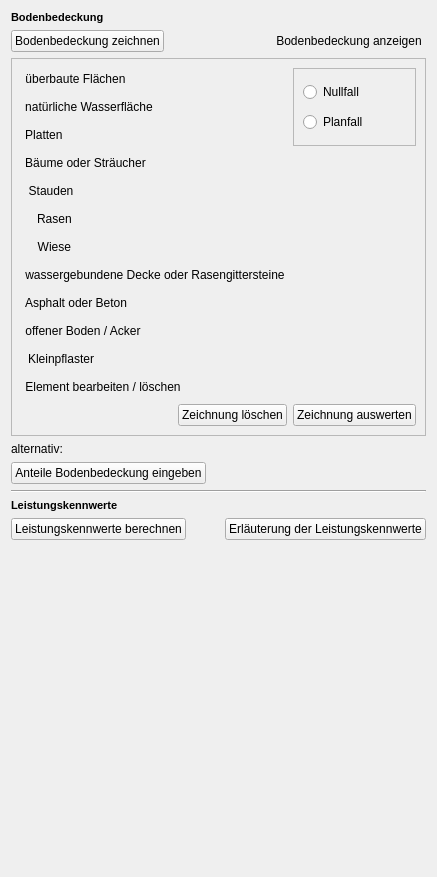
      <widget class="QWidget" name="page_2">
       <property name="geometry">
        <rect>
         <x>0</x>
         <y>0</y>
         <width>437</width>
         <height>877</height>
        </rect>
       </property>
       <attribute name="label">
        <string>Leistungsfähigkeit des Bodens</string>
       </attribute>
       <layout class="QGridLayout" name="gridLayout">
        <item row="2" column="0" colspan="2">
         <widget class="QPushButton" name="pushButton_13">
          <property name="sizePolicy">
           <sizepolicy hsizetype="Fixed" vsizetype="Fixed">
            <horstretch>0</horstretch>
            <verstretch>0</verstretch>
           </sizepolicy>
          </property>
          <property name="text">
           <string>Bodenbedeckung zeichnen</string>
          </property>
          <property name="icon">
           <iconset>
            <normaloff>../../images/iconset_mob/20190619_iconset_mob_draw_polygon_1.png</normaloff>../../images/iconset_mob/20190619_iconset_mob_draw_polygon_1.png</iconset>
          </property>
          <property name="iconSize">
           <size>
            <width>16</width>
            <height>16</height>
           </size>
          </property>
          <property name="checkable">
           <bool>true</bool>
          </property>
         </widget>
        </item>
        <item row="9" column="0">
         <widget class="QPushButton" name="pushButton_11">
          <property name="sizePolicy">
           <sizepolicy hsizetype="Fixed" vsizetype="Fixed">
            <horstretch>0</horstretch>
            <verstretch>0</verstretch>
           </sizepolicy>
          </property>
          <property name="toolTip">
           <string>Hier Dialog öffnen wie in ArcMap-Variante, bloß fancyer!</string>
          </property>
          <property name="text">
           <string>Leistungskennwerte berechnen</string>
          </property>
          <property name="icon">
           <iconset>
            <normaloff>../../images/iconset_mob/20190619_iconset_mob_calculate_statistics_1.png</normaloff>../../images/iconset_mob/20190619_iconset_mob_calculate_statistics_1.png</iconset>
          </property>
         </widget>
        </item>
        <item row="10" column="0">
         <spacer name="verticalSpacer">
          <property name="orientation">
           <enum>Qt::Vertical</enum>
          </property>
          <property name="sizeHint" stdset="0">
           <size>
            <width>20</width>
            <height>40</height>
           </size>
          </property>
         </spacer>
        </item>
        <item row="0" column="0" colspan="3">
         <widget class="QLabel" name="label">
          <property name="font">
           <font>
            <pointsize>8</pointsize>
            <weight>75</weight>
            <bold>true</bold>
           </font>
          </property>
          <property name="text">
           <string>Bodenbedeckung</string>
          </property>
         </widget>
        </item>
        <item row="8" column="0">
         <widget class="QLabel" name="label_2">
          <property name="font">
           <font>
            <pointsize>8</pointsize>
            <weight>75</weight>
            <bold>true</bold>
           </font>
          </property>
          <property name="text">
           <string>Leistungskennwerte</string>
          </property>
         </widget>
        </item>
        <item row="2" column="2">
         <widget class="QPushButton" name="pushButton_10">
          <property name="sizePolicy">
           <sizepolicy hsizetype="Fixed" vsizetype="Fixed">
            <horstretch>0</horstretch>
            <verstretch>0</verstretch>
           </sizepolicy>
          </property>
          <property name="cursor">
           <cursorShape>PointingHandCursor</cursorShape>
          </property>
          <property name="layoutDirection">
           <enum>Qt::RightToLeft</enum>
          </property>
          <property name="text">
           <string>Bodenbedeckung anzeigen</string>
          </property>
          <property name="icon">
           <iconset>
            <normaloff>../../images/iconset_mob/20190619_iconset_mob_visible_3.png</normaloff>
            <normalon>../../images/iconset_mob/20190619_iconset_mob_visible_2.png</normalon>../../images/iconset_mob/20190619_iconset_mob_visible_3.png</iconset>
          </property>
          <property name="checkable">
           <bool>true</bool>
          </property>
          <property name="flat">
           <bool>true</bool>
          </property>
         </widget>
        </item>
        <item row="4" column="0" colspan="3">
         <widget class="QFrame" name="frame">
          <property name="frameShape">
           <enum>QFrame::StyledPanel</enum>
          </property>
          <property name="frameShadow">
           <enum>QFrame::Plain</enum>
          </property>
          <layout class="QGridLayout" name="gridLayout_2">
           <item row="3" column="0">
            <widget class="QPushButton" name="pushButton_15">
             <property name="sizePolicy">
              <sizepolicy hsizetype="Fixed" vsizetype="Fixed">
               <horstretch>0</horstretch>
               <verstretch>0</verstretch>
              </sizepolicy>
             </property>
             <property name="cursor">
              <cursorShape>PointingHandCursor</cursorShape>
             </property>
             <property name="text">
              <string>Platten             </string>
             </property>
             <property name="icon">
              <iconset>
               <normaloff>../../images/iconset_mob/20190619_iconset_mob_flagstone_1.png</normaloff>
               <normalon>../../images/iconset_mob/20190619_iconset_mob_flagstone_2.png</normalon>../../images/iconset_mob/20190619_iconset_mob_flagstone_1.png</iconset>
             </property>
             <property name="checkable">
              <bool>true</bool>
             </property>
             <property name="autoExclusive">
              <bool>true</bool>
             </property>
             <property name="flat">
              <bool>true</bool>
             </property>
            </widget>
           </item>
           <item row="1" column="0">
            <widget class="QPushButton" name="pushButton_12">
             <property name="sizePolicy">
              <sizepolicy hsizetype="Fixed" vsizetype="Fixed">
               <horstretch>0</horstretch>
               <verstretch>0</verstretch>
              </sizepolicy>
             </property>
             <property name="cursor">
              <cursorShape>PointingHandCursor</cursorShape>
             </property>
             <property name="text">
              <string>überbaute Flächen</string>
             </property>
             <property name="icon">
              <iconset>
               <normaloff>../../images/iconset_mob/20190619_iconset_mob_sealed_surface_1.png</normaloff>
               <normalon>../../images/iconset_mob/20190619_iconset_mob_sealed_surface_2.png</normalon>../../images/iconset_mob/20190619_iconset_mob_sealed_surface_1.png</iconset>
             </property>
             <property name="checkable">
              <bool>true</bool>
             </property>
             <property name="autoExclusive">
              <bool>true</bool>
             </property>
             <property name="flat">
              <bool>true</bool>
             </property>
            </widget>
           </item>
           <item row="6" column="0">
            <widget class="QPushButton" name="pushButton_21">
             <property name="sizePolicy">
              <sizepolicy hsizetype="Fixed" vsizetype="Fixed">
               <horstretch>0</horstretch>
               <verstretch>0</verstretch>
              </sizepolicy>
             </property>
             <property name="cursor">
              <cursorShape>PointingHandCursor</cursorShape>
             </property>
             <property name="text">
              <string>Rasen    </string>
             </property>
             <property name="icon">
              <iconset>
               <normaloff>../../images/iconset_mob/20190619_iconset_mob_lawn_1.png</normaloff>
               <normalon>../../images/iconset_mob/20190619_iconset_mob_lawn_2.png</normalon>../../images/iconset_mob/20190619_iconset_mob_lawn_1.png</iconset>
             </property>
             <property name="checkable">
              <bool>true</bool>
             </property>
             <property name="autoExclusive">
              <bool>true</bool>
             </property>
             <property name="flat">
              <bool>true</bool>
             </property>
            </widget>
           </item>
           <item row="11" column="0">
            <widget class="QPushButton" name="pushButton_25">
             <property name="sizePolicy">
              <sizepolicy hsizetype="Fixed" vsizetype="Fixed">
               <horstretch>0</horstretch>
               <verstretch>0</verstretch>
              </sizepolicy>
             </property>
             <property name="cursor">
              <cursorShape>PointingHandCursor</cursorShape>
             </property>
             <property name="text">
              <string>Kleinpflaster</string>
             </property>
             <property name="icon">
              <iconset>
               <normaloff>../../images/iconset_mob/20190619_iconset_mob_pavement_1.png</normaloff>
               <normalon>../../images/iconset_mob/20190619_iconset_mob_pavement_2.png</normalon>../../images/iconset_mob/20190619_iconset_mob_pavement_1.png</iconset>
             </property>
             <property name="checkable">
              <bool>true</bool>
             </property>
             <property name="autoExclusive">
              <bool>true</bool>
             </property>
             <property name="flat">
              <bool>true</bool>
             </property>
            </widget>
           </item>
           <item row="9" column="0">
            <widget class="QPushButton" name="pushButton_22">
             <property name="sizePolicy">
              <sizepolicy hsizetype="Fixed" vsizetype="Fixed">
               <horstretch>0</horstretch>
               <verstretch>0</verstretch>
              </sizepolicy>
             </property>
             <property name="cursor">
              <cursorShape>PointingHandCursor</cursorShape>
             </property>
             <property name="text">
              <string>Asphalt oder Beton</string>
             </property>
             <property name="icon">
              <iconset>
               <normaloff>../../images/iconset_mob/20190619_iconset_mob_asphalt_1.png</normaloff>
               <normalon>../../images/iconset_mob/20190619_iconset_mob_asphalt_2.png</normalon>../../images/iconset_mob/20190619_iconset_mob_asphalt_1.png</iconset>
             </property>
             <property name="checkable">
              <bool>true</bool>
             </property>
             <property name="autoExclusive">
              <bool>true</bool>
             </property>
             <property name="flat">
              <bool>true</bool>
             </property>
            </widget>
           </item>
           <item row="7" column="0">
            <widget class="QPushButton" name="pushButton_27">
             <property name="sizePolicy">
              <sizepolicy hsizetype="Fixed" vsizetype="Fixed">
               <horstretch>0</horstretch>
               <verstretch>0</verstretch>
              </sizepolicy>
             </property>
             <property name="cursor">
              <cursorShape>PointingHandCursor</cursorShape>
             </property>
             <property name="text">
              <string>Wiese    </string>
             </property>
             <property name="icon">
              <iconset>
               <normaloff>../../images/iconset_mob/20190619_iconset_mob_meadow_1.png</normaloff>
               <normalon>../../images/iconset_mob/20190619_iconset_mob_meadow_2.png</normalon>../../images/iconset_mob/20190619_iconset_mob_meadow_1.png</iconset>
             </property>
             <property name="checkable">
              <bool>true</bool>
             </property>
             <property name="autoExclusive">
              <bool>true</bool>
             </property>
             <property name="flat">
              <bool>true</bool>
             </property>
            </widget>
           </item>
           <item row="5" column="0">
            <widget class="QPushButton" name="pushButton_20">
             <property name="sizePolicy">
              <sizepolicy hsizetype="Fixed" vsizetype="Fixed">
               <horstretch>0</horstretch>
               <verstretch>0</verstretch>
              </sizepolicy>
             </property>
             <property name="cursor">
              <cursorShape>PointingHandCursor</cursorShape>
             </property>
             <property name="text">
              <string>Stauden      </string>
             </property>
             <property name="icon">
              <iconset>
               <normaloff>../../images/iconset_mob/20190619_iconset_mob_perennial_herb_1.png</normaloff>
               <normalon>../../images/iconset_mob/20190619_iconset_mob_perennial_herb_2.png</normalon>../../images/iconset_mob/20190619_iconset_mob_perennial_herb_1.png</iconset>
             </property>
             <property name="checkable">
              <bool>true</bool>
             </property>
             <property name="autoExclusive">
              <bool>true</bool>
             </property>
             <property name="flat">
              <bool>true</bool>
             </property>
            </widget>
           </item>
           <item row="8" column="0" colspan="4">
            <widget class="QPushButton" name="pushButton_23">
             <property name="sizePolicy">
              <sizepolicy hsizetype="Fixed" vsizetype="Fixed">
               <horstretch>0</horstretch>
               <verstretch>0</verstretch>
              </sizepolicy>
             </property>
             <property name="cursor">
              <cursorShape>PointingHandCursor</cursorShape>
             </property>
             <property name="text">
              <string>wassergebundene Decke oder Rasengittersteine</string>
             </property>
             <property name="icon">
              <iconset>
               <normaloff>../../images/iconset_mob/20190619_iconset_mob_gravel_1.png</normaloff>
               <normalon>../../images/iconset_mob/20190619_iconset_mob_gravel_2.png</normalon>../../images/iconset_mob/20190619_iconset_mob_gravel_1.png</iconset>
             </property>
             <property name="checkable">
              <bool>true</bool>
             </property>
             <property name="autoExclusive">
              <bool>true</bool>
             </property>
             <property name="flat">
              <bool>true</bool>
             </property>
            </widget>
           </item>
           <item row="1" column="3" rowspan="3">
            <widget class="QFrame" name="frame_2">
             <property name="frameShape">
              <enum>QFrame::StyledPanel</enum>
             </property>
             <property name="frameShadow">
              <enum>QFrame::Raised</enum>
             </property>
             <layout class="QVBoxLayout" name="verticalLayout_3">
              <item>
               <widget class="QRadioButton" name="radioButton">
                <property name="sizePolicy">
                 <sizepolicy hsizetype="Maximum" vsizetype="Fixed">
                  <horstretch>0</horstretch>
                  <verstretch>0</verstretch>
                 </sizepolicy>
                </property>
                <property name="toolTip">
                 <string>dieses besser als Slider / Switch (???) Kann Christoph machen!</string>
                </property>
                <property name="text">
                 <string>Nullfall</string>
                </property>
               </widget>
              </item>
              <item>
               <widget class="QRadioButton" name="radioButton_2">
                <property name="sizePolicy">
                 <sizepolicy hsizetype="Maximum" vsizetype="Fixed">
                  <horstretch>0</horstretch>
                  <verstretch>0</verstretch>
                 </sizepolicy>
                </property>
                <property name="toolTip">
                 <string>dieses besser als Slider / Switch (???) Kann Christoph machen!</string>
                </property>
                <property name="text">
                 <string>Planfall</string>
                </property>
               </widget>
              </item>
             </layout>
            </widget>
           </item>
           <item row="13" column="3">
            <widget class="QPushButton" name="pushButton_26">
             <property name="sizePolicy">
              <sizepolicy hsizetype="Fixed" vsizetype="Fixed">
               <horstretch>0</horstretch>
               <verstretch>0</verstretch>
              </sizepolicy>
             </property>
             <property name="layoutDirection">
              <enum>Qt::LeftToRight</enum>
             </property>
             <property name="text">
              <string>Zeichnung auswerten</string>
             </property>
             <property name="icon">
              <iconset>
               <normaloff>../../images/iconset_mob/20190619_iconset_mob_calculate_1.png</normaloff>../../images/iconset_mob/20190619_iconset_mob_calculate_1.png</iconset>
             </property>
            </widget>
           </item>
           <item row="1" column="1" colspan="2">
            <spacer name="horizontalSpacer">
             <property name="orientation">
              <enum>Qt::Horizontal</enum>
             </property>
             <property name="sizeHint" stdset="0">
              <size>
               <width>40</width>
               <height>20</height>
              </size>
             </property>
            </spacer>
           </item>
           <item row="12" column="0" colspan="3">
            <widget class="QPushButton" name="pushButton_28">
             <property name="sizePolicy">
              <sizepolicy hsizetype="Fixed" vsizetype="Fixed">
               <horstretch>0</horstretch>
               <verstretch>0</verstretch>
              </sizepolicy>
             </property>
             <property name="cursor">
              <cursorShape>PointingHandCursor</cursorShape>
             </property>
             <property name="text">
              <string>Element bearbeiten / löschen</string>
             </property>
             <property name="icon">
              <iconset>
               <normaloff>../../images/iconset_mob/20190619_iconset_mob_edit_delete_1.png</normaloff>
               <normalon>../../images/iconset_mob/20190619_iconset_mob_edit_delete_2.png</normalon>../../images/iconset_mob/20190619_iconset_mob_edit_delete_1.png</iconset>
             </property>
             <property name="checkable">
              <bool>true</bool>
             </property>
             <property name="autoExclusive">
              <bool>true</bool>
             </property>
             <property name="flat">
              <bool>true</bool>
             </property>
            </widget>
           </item>
           <item row="2" column="0" colspan="3">
            <widget class="QPushButton" name="pushButton_14">
             <property name="sizePolicy">
              <sizepolicy hsizetype="Maximum" vsizetype="Fixed">
               <horstretch>0</horstretch>
               <verstretch>0</verstretch>
              </sizepolicy>
             </property>
             <property name="cursor">
              <cursorShape>PointingHandCursor</cursorShape>
             </property>
             <property name="text">
              <string>natürliche Wasserfläche</string>
             </property>
             <property name="icon">
              <iconset>
               <normaloff>../../images/iconset_mob/20190619_iconset_mob_water_1.png</normaloff>
               <normalon>../../images/iconset_mob/20190619_iconset_mob_water_2.png</normalon>../../images/iconset_mob/20190619_iconset_mob_water_1.png</iconset>
             </property>
             <property name="checkable">
              <bool>true</bool>
             </property>
             <property name="autoExclusive">
              <bool>true</bool>
             </property>
             <property name="flat">
              <bool>true</bool>
             </property>
            </widget>
           </item>
           <item row="4" column="0" colspan="4">
            <widget class="QPushButton" name="pushButton_19">
             <property name="sizePolicy">
              <sizepolicy hsizetype="Fixed" vsizetype="Fixed">
               <horstretch>0</horstretch>
               <verstretch>0</verstretch>
              </sizepolicy>
             </property>
             <property name="cursor">
              <cursorShape>PointingHandCursor</cursorShape>
             </property>
             <property name="text">
              <string>Bäume oder Sträucher</string>
             </property>
             <property name="icon">
              <iconset>
               <normaloff>../../images/iconset_mob/20190619_iconset_mob_trees_1.png</normaloff>
               <normalon>../../images/iconset_mob/20190619_iconset_mob_trees_2.png</normalon>../../images/iconset_mob/20190619_iconset_mob_trees_1.png</iconset>
             </property>
             <property name="checkable">
              <bool>true</bool>
             </property>
             <property name="autoExclusive">
              <bool>true</bool>
             </property>
             <property name="flat">
              <bool>true</bool>
             </property>
            </widget>
           </item>
           <item row="10" column="0" colspan="4">
            <widget class="QPushButton" name="pushButton_24">
             <property name="sizePolicy">
              <sizepolicy hsizetype="Fixed" vsizetype="Fixed">
               <horstretch>0</horstretch>
               <verstretch>0</verstretch>
              </sizepolicy>
             </property>
             <property name="cursor">
              <cursorShape>PointingHandCursor</cursorShape>
             </property>
             <property name="text">
              <string>offener Boden / Acker</string>
             </property>
             <property name="icon">
              <iconset>
               <normaloff>../../images/iconset_mob/20190619_iconset_mob_field_1.png</normaloff>
               <normalon>../../images/iconset_mob/20190619_iconset_mob_field_2.png</normalon>../../images/iconset_mob/20190619_iconset_mob_field_1.png</iconset>
             </property>
             <property name="checkable">
              <bool>true</bool>
             </property>
             <property name="autoExclusive">
              <bool>true</bool>
             </property>
             <property name="flat">
              <bool>true</bool>
             </property>
            </widget>
           </item>
           <item row="13" column="2">
            <widget class="QPushButton" name="pushButton_17">
             <property name="sizePolicy">
              <sizepolicy hsizetype="Fixed" vsizetype="Fixed">
               <horstretch>0</horstretch>
               <verstretch>0</verstretch>
              </sizepolicy>
             </property>
             <property name="layoutDirection">
              <enum>Qt::LeftToRight</enum>
             </property>
             <property name="text">
              <string>Zeichnung löschen</string>
             </property>
             <property name="icon">
              <iconset>
               <normaloff>../../images/iconset_mob/20190619_iconset_mob_delete_1.png</normaloff>../../images/iconset_mob/20190619_iconset_mob_delete_1.png</iconset>
             </property>
            </widget>
           </item>
          </layout>
         </widget>
        </item>
        <item row="6" column="0">
         <widget class="QPushButton" name="pushButton_6">
          <property name="sizePolicy">
           <sizepolicy hsizetype="Fixed" vsizetype="Fixed">
            <horstretch>0</horstretch>
            <verstretch>0</verstretch>
           </sizepolicy>
          </property>
          <property name="text">
           <string>Anteile Bodenbedeckung eingeben</string>
          </property>
          <property name="icon">
           <iconset>
            <normaloff>../../images/iconset_mob/20190619_iconset_mob_specify_2.png</normaloff>../../images/iconset_mob/20190619_iconset_mob_specify_2.png</iconset>
          </property>
         </widget>
        </item>
        <item row="9" column="2">
         <widget class="QPushButton" name="pushButton_8">
          <property name="sizePolicy">
           <sizepolicy hsizetype="Fixed" vsizetype="Fixed">
            <horstretch>0</horstretch>
            <verstretch>0</verstretch>
           </sizepolicy>
          </property>
          <property name="text">
           <string>Erläuterung der Leistungskennwerte</string>
          </property>
          <property name="icon">
           <iconset>
            <normaloff>../../images/iconset_mob/20190619_iconset_mob_info_2.png</normaloff>../../images/iconset_mob/20190619_iconset_mob_info_2.png</iconset>
          </property>
         </widget>
        </item>
        <item row="7" column="0" colspan="3">
         <widget class="Line" name="line_3">
          <property name="orientation">
           <enum>Qt::Horizontal</enum>
          </property>
         </widget>
        </item>
        <item row="5" column="0">
         <widget class="QLabel" name="label_3">
          <property name="text">
           <string>alternativ:</string>
          </property>
         </widget>
        </item>
       </layout>
      </widget>
